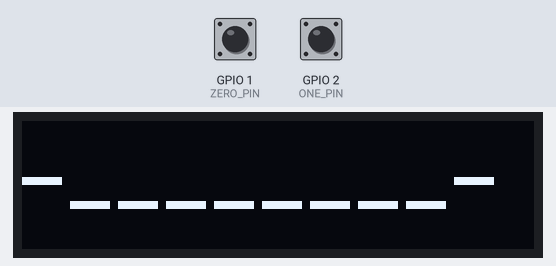
The sketch below on a simulated ESP32. Parts: 128×32 one-colour display. Inputs (shaded band) come from the test bench; at power-on: GPIO 1 (ZERO_PIN) HIGH, GPIO 2 (ONE_PIN) HIGH. USB keyboard and mouse output is not drawn; what the sketch prints to the serial monitor is not drawn.

Above: at 6.2 s.
6.3 s: GPIO 1 (ZERO_PIN) pulled LOW for 0.15 s
At 7.3 s:
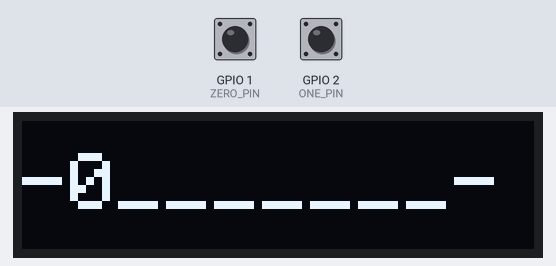
7.9 s: GPIO 2 (ONE_PIN) pulled LOW for 0.15 s
At 8.5 s:
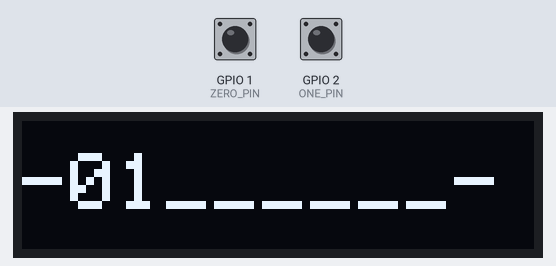
9.5 s: GPIO 1 (ZERO_PIN) pulled LOW for 1 s
At 11.1 s:
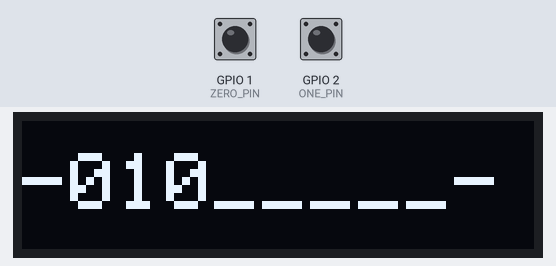
12.0 s: GPIO 2 (ONE_PIN) pulled LOW for 1 s
At 14.0 s:
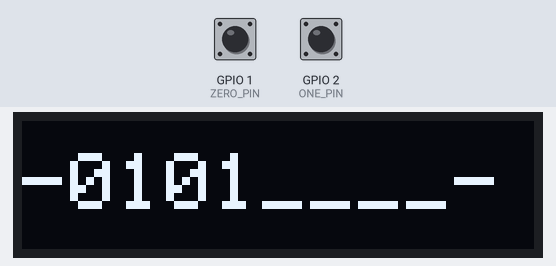
14.5 s: GPIO 1 (ZERO_PIN) pulsed LOW 5 times (0.12 s each, 0.3 s apart)
At 15.7 s:
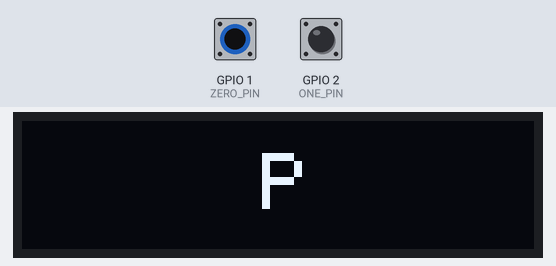
Timing chart, 0 to 17.5 s (numbered marks = the images above; inputs shaded):
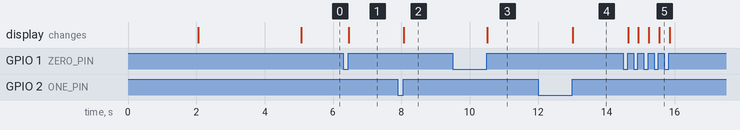

Measured:
- after the input at 6.3 s, the display: changes after 0.17 s (image 1)
- after the input at 7.9 s, the display: changes after 0.17 s (image 2)
- after the input at 9.5 s, the display: changes after 1.0 s (image 3)
- after the input at 12.0 s, the display: changes after 1.0 s (image 4)
- after the input at 14.5 s, the display: first changes after 0.13 s (image 5 shows a later state)

The sketch:

BinaryKeeb.ino
```cpp
// Bluetooth Binary Keyboard
// Dan Smalley 2023
// Version 1.0
// Inspired by this project by Ryan Wise https://ryanwise.me/projects/binary-keyboard/

#include <SPI.h>
#include <Wire.h>
#include <Adafruit_GFX.h>
#include <Adafruit_SSD1306.h>
#include <BleKeyboard.h>

// Initialize Screen
#define SCREEN_WIDTH 128
#define SCREEN_HEIGHT 32
#define OLED_RESET -1
Adafruit_SSD1306 display(SCREEN_WIDTH, SCREEN_HEIGHT, &Wire, OLED_RESET);

// Initialize Bluetooth
BleKeyboard bleKeyboard("BinaryKeeb", "DS", 100);
#define USE_NIMBLE;

// Initialize Pins
const int ZERO_PIN = D0;
const int ONE_PIN = D1;
const int TWO_PIN = D2;
const int THREE_PIN = D3;

// Can't use interrupts because things like SPI for the display won't work.
bool zeroPressed = true;
bool onePressed = true;

// Initialize bit stack
unsigned int currentByte = 0;
unsigned int count = 0;

String debugData = "";

// Main setup block
void setup() {
  Serial.begin(9600);

  pinMode(ZERO_PIN, INPUT_PULLUP);
  pinMode(ONE_PIN, INPUT_PULLUP);
  pinMode(TWO_PIN, INPUT_PULLUP);

  // Start bluetooth service
  bleKeyboard.begin();


  // Generate display voltage from 3.3 internally - from SSD1306 example
  if (!display.begin(SSD1306_SWITCHCAPVCC, 0x3C)) {
    Serial.println(F("Display failed to load"));
    for (;;); // go into permanenet loop so we don't break stuff
  }

  // Display welcome info
  display.clearDisplay();
  display.setTextSize(1);
  display.setTextColor(SSD1306_WHITE);
  display.setCursor(0,0);
  display.println("BLE Binary Keyboard");
  display.setCursor(0,10);
  display.println("Dan Smalley 2023");
  display.setCursor(0,20);
  display.println("Version 1.1");
  display.display();

  sleep(2);

  // Display github link
  display.clearDisplay();
  display.setCursor(0,0);
  display.println("github.com/");
  display.setCursor(0,10);
  display.println("dan-smalley/");
  display.setCursor(0,20);
  display.println("BinaryKeeb");
  display.display();

  sleep(3);

  // Draw initial text
  drawBits();
}


void loop() {
  delay(10);

  // Check if a key is pressed and add bits accordingly
  if (clicked(&zeroPressed, ZERO_PIN)) {
    addBit(0);
  }
  if (clicked(&onePressed, ONE_PIN)) {
    addBit(1);
  }
}


bool clicked(bool *isPressed, int pin) {
  // Reads key state from digital IO pins
  if (digitalRead(pin) == HIGH && !(*isPressed)) {
    *isPressed = true;
    return true;
  } else if (digitalRead(pin) == LOW) {
    *isPressed = false;
  }

  return false;
}


void addBit(int b) {
  // Adds our bits to the stack, credit for this method 100% goes to Ryan
  // Shift bits left
  currentByte <<= 1;
  // Modify least significant bit
  currentByte |= b;

  count++;

  drawBits();

  if (count == 8) {
    // Once we have a full byte of bits output the value to the BT keyboard interface
    serialDebug(currentByte);
    bleKeyboard.write((int)currentByte);
    // Leave the last drawn bit on the screen for half a second to make it more visually pleasing
    sleep(0.5);
    // Draw the ASCII character represented by the byte value on screen
    display.clearDisplay();
    display.setCursor(60,8);
    display.println((char)currentByte);
    display.display();
    // Reset counters
    currentByte = 0;
    count = 0;
  }
}

void serialDebug (int cb) {
    Serial.print((int)cb);
    Serial.print("\t");
    Serial.print((char)cb);
    Serial.println();
}

void drawBits() {
  // Again, credit to Ryan for this method
  display.clearDisplay();
  display.setTextSize(2);
  display.setTextColor(SSD1306_WHITE);
  display.setCursor(0,8);
  // Draws a dash followed by the current bit stack and underscores for all remaining bits followed by another dash
  // ie. -100011__-
  String output = "-";

  for (int i = count; i > 0; i--) {
    output += ((currentByte >> i-1) & 1) == 0 ? "0" : "1";
  }

  for (int i = count; i <= 7; i++) {
    output += "_";
  }

  output += "-";

  display.println(output);
  display.display();
}
```
